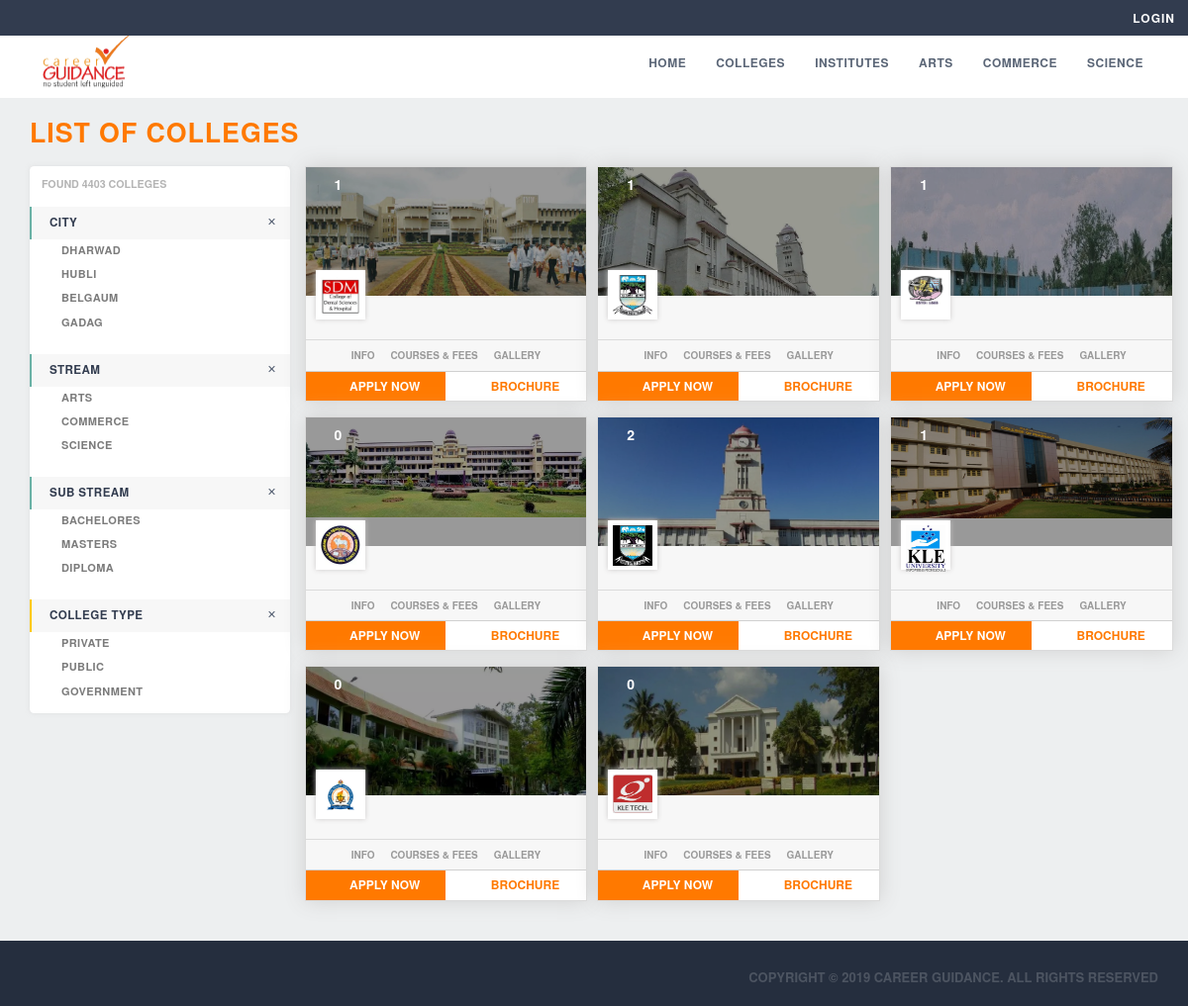
The page /search_colleges.php on the database its author committed.
### tables this page shows
CREATE TABLE `college_details` (
  `college_id` int(110) NOT NULL auto_increment,
  `college_name` varchar(115) NOT NULL,
  `address` varchar(120) NOT NULL,
  `landmark` varchar(125) NOT NULL,
  `city` varchar(130) NOT NULL,
  `state` varchar(135) NOT NULL,
  `pincode` int(140) NOT NULL,
  `website` varchar(145) NOT NULL,
  `contact_person` varchar(150) NOT NULL,
  `contact_number` varchar(155) NOT NULL,
  `email_id` varchar(160) NOT NULL,
  `college_desc` varchar(2000) NOT NULL,
  `prospectus` varchar(200) NOT NULL,
  `image` varchar(200) NOT NULL,
  `college_logo` varchar(200) NOT NULL,
  `college_type` varchar(60) NOT NULL,
  PRIMARY KEY  (`college_id`)
);

### search_colleges.php (the view, shortened to what this page needs)
<!DOCTYPE HTML>
<html lang="en">
   <head>
      <link type='text/css' href='css/d_listing.min.722.css' rel='stylesheet' />
   </head>
   <body itemscope itemtype="http://schema.org/WebPage">
      <?php include("top_nav.php"); ?>
      <?php include("nav2.php"); ?>
	  <?php
				 $sql="select * from college_details";
	$res=mysql_query($sql);
	  ?>
      <div class="listing-wrapper">
         <div class="container-fluid">
            <div class="col-xs-12 listing_top">
               <h1 class="top-heading"> List of Colleges </h1>
            </div>
            <div class="col-xs-3 filter_side" id="filter-wrapper">
               <section class="filter-listing-container">
                  <div class="filters-wrapper"><span class="total_exams">FOUND 4403 Colleges</span></div>
                  <div class="filters-wrapper">
                  <div class="filters-wrapper">
                     <h4 data-toggle="collapse" data-target="#city" class="">
                        city
                        <div class="filter_toggle"><span class="bar"></span><span class="bar"></span></div>
                     </h4>
                     <div class="collapse in" id="city">
                        <ul class="listing_filter">
                           <li><label for="Dharwad"><a href="search_colleges.php?city=Dharwad" title="Dharwad"> Dharwad</a></label></li>
                           <li><label for="Hubli"><a href="search_colleges.php?city=Hubli" title="Hubli">Hubli</a></label></li>
                          <li><label for="Belgaum"><a href="search_colleges.php?city=Belgaum" title="Belgaum">Belgaum</a></label></li>
						  <li><label for="Gadag"><a href="search_colleges.php?city=Gadag" title="Gadag">Gadag</a></label></li>
                        </ul>
                     </div>
                  </div>
                  <div class="filters-wrapper">
                     <h4 data-toggle="collapse" data-target="#stream" class="">
                        Stream
                        <div class="filter_toggle"><span class="bar"></span><span class="bar"></span></div>
                     </h4>
                     <div id="stream">
                        <ul class="listing_filter">
                           <li><label for="General"><a href="search_colleges.php?stream=ARTS"> ARTS</a></label></li>
                          <li><label for="General"><a href="search_colleges.php?stream=COMMERCE"> COMMERCE</a></label></li>
						  <li><label for="General"><a href="search_colleges.php?stream=SCIENCE"> SCIENCE</a></label></li>
                     </div>
                  </div>
              <div class="filters-wrapper">
                     <h4 data-toggle="collapse" data-target="#substream" class="">
                        Sub Stream
                        <div class="filter_toggle"><span class="bar"></span><span class="bar"></span></div>
                     </h4>
                     <div id="substream">
                        <ul class="listing_filter">
                           <li><label for="General"><a href="search_colleges.php?substream=Bachelores">Bachelores</a></label></li>
                          <li><label for="General"><a href="search_colleges.php?substream=Masters"> Masters</a></label></li>
						  <li><label for="General"><a href="search_colleges.php?substream=Diploma"> Diploma</a></label></li>
                     </div>
                  </div>
				  <div class="filters-wrapper">
                     <h4 data-toggle="collapse" data-target="#college_type" class="">
                        College Type
                        <div class="filter_toggle"><span class="bar"></span><span class="bar"></span></div>
                     </h4>
                     <div id="college_type">
                        <ul class="listing_filter">
                           <li><label for="General"><a href="search_colleges.php?college_type=Private">Private</a></label></li>
                          <li><label for="General"><a href="search_colleges.php?college_type=Public"> Public</a></label></li>
						  <li><label for="General"><a href="search_colleges.php?college_type=Government"> Government</a></label></li>
                     </div>
                  </div>
               </section>
            </div>
            <div class="col-xs-9 snippet_side">
               <div class="listing-block-cont">
                 <?php
while($row=mysql_fetch_array($res))
{
$sql1="select * from college_photos  where college_id='".$row["college_id"]."'";
	$res1=mysql_query($sql1);
	$num_photos=mysql_num_rows($res1);
				 ?>
                  <div class="col-sm-4 automate_client_img_snippet  ">
                     <div class="listing-block">
                        <div class="top-block">
                           <img class="clgdn_lazyload snippet-banner" title="<?php $row["college_name"].",".$row["city"]; ?> logo" data-src="admin/file/<?php echo $row["image"]; ?>?tr=w-305,h-145,c-force" src="admin/file/<?php echo $row["image"]; ?>?tr=w-305,h-145,c-force">
                           <div class="img-overlay"></div>
                           <a class="data-icon" target="_blank" href="college_photos.php?college_id=<?php echo $row["college_id"]; ?>">
                              <svg class="svg-sm">
                                 <use xlink:href="#icon-images_flat"/>
                              </svg>
                              <?php echo $num_photos; ?>
                           </a>
                        </div>
                        <div class="bottom-block">
                           <div class="clg-head">
                              <div class="clg-logo"><img class="clgdn_lazyload" title="<?php $row["college_name"].",".$row["city"]; ?>  logo" data-src="college_photo/college_logo/<?php echo $row["college_logo"]; ?>?tr=w-40,h-40,c-force" src="college_photo/college_logo/<?php echo $row["college_logo"]; ?>?tr=w-40,h-40,c-force"></div>
                              <span class="location-badge">
                                 <span>
                                    <svg>
                                       <use xlink:href="#icon-pin"/>
                                    </svg>
                                 </span>
                              </span>
                           </div>
						   <?php
						   $sql1="select * from college_courses cc,course_details cd where cc.course_id=cd.course_id and cc.college_id='".$row["college_id"]."'";
	$res1=mysql_query($sql1);
	if($row1=mysql_fetch_array($res1))
	{
						   ?>
                              <li class="lr"><a target="_blank" href="courses_fees.php?college_id=<?php echo $row["college_id"]; ?>" class="js-url-cookie" ><span class="lr-key">₹ <?php echo $row1["first_year_fees"]; ?>  </span><span class="lr-value" title="<?php echo $row1["course_name"]; ?> - FIRST YEAR FEE"> <?php echo $row1["course_name"]; ?> -<span class="first-year">First year fee</span></span><span class="lr-stream"></span></a></li>
                            <?php
							}
							?>
                        </div>
                        <div class="clg-links"><a href="courses_fees.php?college_id=<?php echo $row["college_id"]; ?>" class="college_nav_tab first_tab" title="<?php $row["college_name"].",".$row["city"]; ?> - About Collge "> Info </a><a href="courses_fees.php?college_id=<?php echo $row["college_id"]; ?>" class="college_nav_tab first_tab" title="<?php $row["college_name"].",".$row["city"]; ?> - Course &amp; Fees Details "> Courses &amp; Fees </a><a href="college_photos.php?college_id=<?php echo $row["college_id"]; ?>" class="college_nav_tab first_tab" title="<?php $row["college_name"].",".$row["city"]; ?> - College Photos "> Gallery </a></div>
                       <?php
		    if(isset($_SESSION["reg_id"]) && $_SESSION["reg_id"]!="")
			{
		  ?>
					    <a class="clg-apply open-popup-inline apply-now-button" href="apply_course.php?cc_id=<?php echo $row1["college_course_id"]; ?>" title="Apply For <?php echo $row["college_name"]; ?>"  class="btn-snipp open-popup-inline apply-now-button">
                           <svg class="svg-sm">
                              <use xlink:href="#icon-apply"/>
                           </svg>
                           Apply Now
                        </a>
                        <a class="clg-brochure open-popup-inline download_brouchure" href="admin/file/<?php echo $row["prospectus"]; ?>">
                           <svg class="svg-sm">
                              <use xlink:href="#icon-download-icon"/>
                           </svg>
                           Brochure
                        </a>
					<?php
					}
					else
					{
					?>
					<a class="clg-apply open-popup-inline apply-now-button" href="login.php" title="Apply For <?php echo $row["college_name"]; ?>"  class="btn-snipp open-popup-inline apply-now-button">
                           <svg class="svg-sm">
                              <use xlink:href="#icon-apply"/>
                           </svg>
                           Apply Now
                        </a>
                        <a class="clg-brochure open-popup-inline download_brouchure" href="login.php">
                           <svg class="svg-sm">
                              <use xlink:href="#icon-download-icon"/>
                           </svg>
                           Brochure
                        </a>
					<?php
					}
					?>
                        <div class="clearfix"></div>
                     </div>
                  </div>
				  <?php
				  }
				  ?>
            </div>
         </div>
      </div>
      <?php include("footer.php"); ?>
   </body>
</html>
</html>

### rows shown on the page
college_details: image (picture), num_photos "1", college_logo (picture)
college_details: image (picture), num_photos "1", college_logo (picture)
college_details: image (picture), num_photos "1", college_logo (picture)
college_details: image (picture), num_photos "0", college_logo (picture)
college_details: image (picture), num_photos "2", college_logo (picture)
college_details: image (picture), num_photos "1", college_logo (picture)
college_details: image (picture), num_photos "0", college_logo (picture)
college_details: image (picture), num_photos "0", college_logo (picture)
